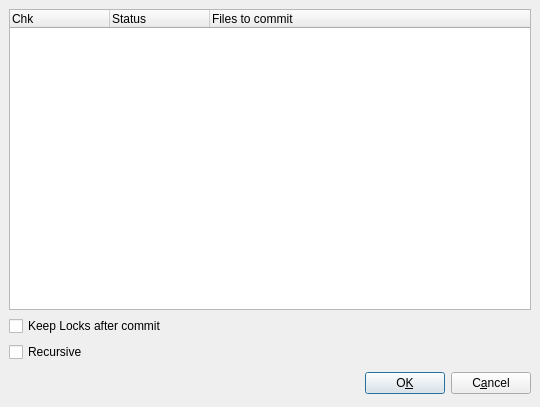
<ui version="4.0" >
 <class>SvnCommitOptionDlg</class>
 <widget class="QDialog" name="SvnCommitOptionDlg" >
  <property name="geometry" >
   <rect>
    <x>0</x>
    <y>0</y>
    <width>540</width>
    <height>407</height>
   </rect>
  </property>
  <property name="windowTitle" >
   <string>Select Files to commit</string>
  </property>
  <property name="modal" >
   <bool>true</bool>
  </property>
  <layout class="QVBoxLayout" >
   <property name="spacing" >
    <number>6</number>
   </property>
   <property name="leftMargin" >
    <number>9</number>
   </property>
   <property name="topMargin" >
    <number>9</number>
   </property>
   <property name="rightMargin" >
    <number>9</number>
   </property>
   <property name="bottomMargin" >
    <number>9</number>
   </property>
   <item>
    <widget class="QTreeWidget" name="treeWidget" >
     <property name="windowTitle" >
      <string>Select Files to commit</string>
     </property>
     <property name="indentation" >
      <number>0</number>
     </property>
     <column>
      <property name="text" >
       <string>Chk</string>
      </property>
     </column>
     <column>
      <property name="text" >
       <string>Status</string>
      </property>
     </column>
     <column>
      <property name="text" >
       <string>Files to commit</string>
      </property>
     </column>
    </widget>
   </item>
   <item>
    <widget class="QCheckBox" name="keepLocksChk" >
     <property name="text" >
      <string>Keep Locks after commit</string>
     </property>
     <property name="shortcut" >
      <string/>
     </property>
    </widget>
   </item>
   <item>
    <widget class="QCheckBox" name="recursiveChk" >
     <property name="text" >
      <string>Recursive</string>
     </property>
     <property name="shortcut" >
      <string/>
     </property>
    </widget>
   </item>
   <item>
    <layout class="QHBoxLayout" >
     <property name="spacing" >
      <number>6</number>
     </property>
     <property name="leftMargin" >
      <number>0</number>
     </property>
     <property name="topMargin" >
      <number>0</number>
     </property>
     <property name="rightMargin" >
      <number>0</number>
     </property>
     <property name="bottomMargin" >
      <number>0</number>
     </property>
     <item>
      <spacer>
       <property name="orientation" >
        <enum>Qt::Horizontal</enum>
       </property>
       <property name="sizeType" >
        <enum>QSizePolicy::Expanding</enum>
       </property>
       <property name="sizeHint" >
        <size>
         <width>231</width>
         <height>30</height>
        </size>
       </property>
      </spacer>
     </item>
     <item>
      <widget class="QPushButton" name="okBtn" >
       <property name="text" >
        <string>O&amp;K</string>
       </property>
       <property name="shortcut" >
        <string>Alt+K</string>
       </property>
      </widget>
     </item>
     <item>
      <widget class="QPushButton" name="cancelBtn" >
       <property name="text" >
        <string>C&amp;ancel</string>
       </property>
       <property name="shortcut" >
        <string>Alt+A</string>
       </property>
      </widget>
     </item>
    </layout>
   </item>
  </layout>
 </widget>
 <layoutdefault spacing="6" margin="11" />
 <pixmapfunction>qPixmapFromMimeSource</pixmapfunction>
 <resources/>
 <connections>
  <connection>
   <sender>okBtn</sender>
   <signal>clicked()</signal>
   <receiver>SvnCommitOptionDlg</receiver>
   <slot>accept()</slot>
   <hints>
    <hint type="sourcelabel" >
     <x>20</x>
     <y>20</y>
    </hint>
    <hint type="destinationlabel" >
     <x>20</x>
     <y>20</y>
    </hint>
   </hints>
  </connection>
  <connection>
   <sender>cancelBtn</sender>
   <signal>clicked()</signal>
   <receiver>SvnCommitOptionDlg</receiver>
   <slot>reject()</slot>
   <hints>
    <hint type="sourcelabel" >
     <x>20</x>
     <y>20</y>
    </hint>
    <hint type="destinationlabel" >
     <x>20</x>
     <y>20</y>
    </hint>
   </hints>
  </connection>
 </connections>
</ui>
